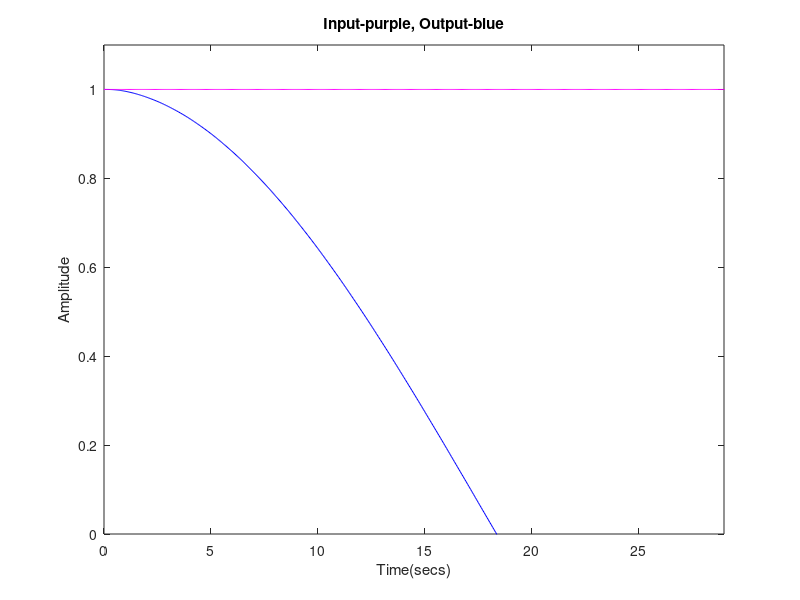

This chart was generated by the following MATLAB code:
s = tf('s');
G = (s+5)*(s+7)/(s+1)*(s+4)*s*s;
sys_cl = feedback(G,1);
[y,t] = step(sys_cl);
u = ones(size(t));
plot(t,y,'b',t,u,'m')
axis([0,29,0,1.1])
xlabel('Time(secs)')
ylabel('Amplitude')
title('Input-purple, Output-blue')